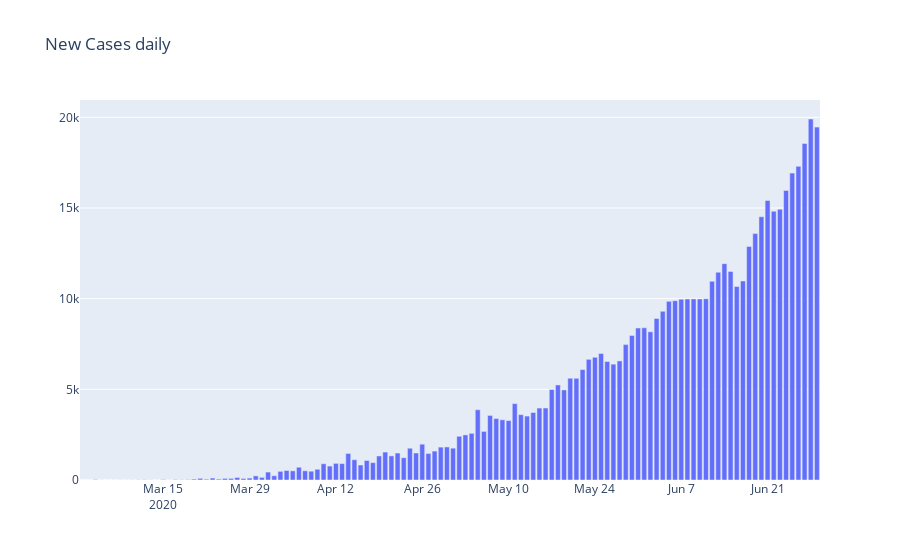

Notebook source saved alongside this figure:
### Code cell
import plotly.graph_objects as go
import plotly.express as px
#fig = px.line(df, x='Date', y='New Cases')
#fig = px.scatter(x=df['Date'], y=df['New Death'])
fig = go.Figure()
fig.add_trace(go.Bar(x=df['Date'], y=df['New Cases']))
#fig = px.scatter(df,x='Date', y='New Death',color='New Death',width=1000,mode='maker')
fig.update_layout(title='New Cases daily')
fig.show()
